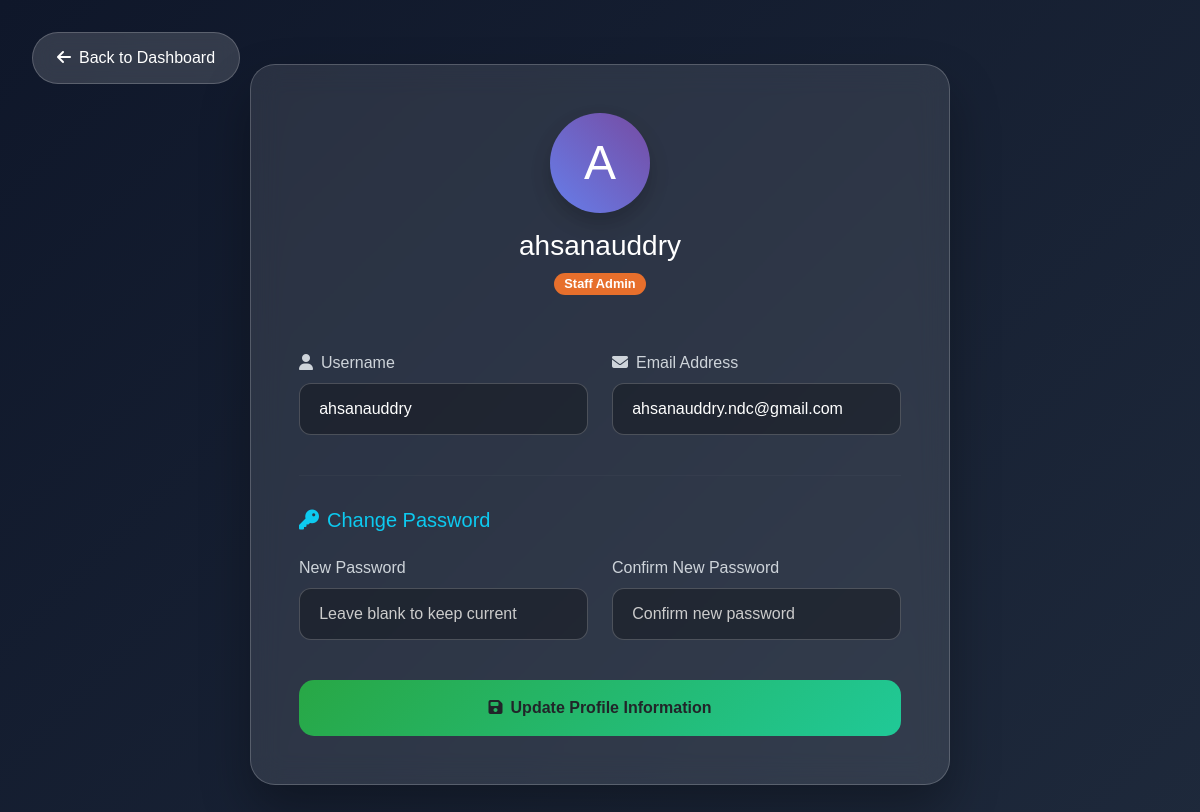
/frontend/profile.php (signed in), run on the app's committed database.
### tables this page shows
CREATE TABLE `adminpanel` (
  `id` int(11) NOT NULL,
  `username` varchar(50) NOT NULL,
  `email` varchar(100) NOT NULL,
  `password` varchar(255) NOT NULL,
  `role` enum('main_admin','admin') DEFAULT 'admin',
  `status` enum('active','inactive') DEFAULT 'active',
  `created_at` timestamp NOT NULL DEFAULT current_timestamp(),
  `updated_at` timestamp NOT NULL DEFAULT current_timestamp() ON UPDATE current_timestamp()
);

### frontend/profile.php (the view, shortened to what this page needs)
<?php
$admin_id = $_SESSION['admin_id'];
$database = new Database();
$conn = $database->createConnection();
$sql = "SELECT * FROM adminpanel WHERE id = :id";
$stmt = $conn->prepare($sql);
$stmt->execute([':id' => $admin_id]);
$admin = $stmt->fetch(PDO::FETCH_ASSOC);
?>
<!DOCTYPE html>
<html lang="en">
<head>
    <link href="css/bootstrap.min.css" rel="stylesheet">
    <link href="css/bootstrap-icons.css" rel="stylesheet">
    <link rel="stylesheet" href="https://cdnjs.cloudflare.com/ajax/libs/font-awesome/6.5.1/css/all.min.css" />
    <link rel="stylesheet" href="AdminCss/Dashboard.css">
</head>
<body style="background: linear-gradient(135deg, #0f172a 0%, #1e293b 100%); min-height: 100vh;">
    <?php
    $dashboardLink = ($admin['role'] === 'main_admin') ? 'super_admin_dashboard.php' : 'admin_dashboard.php';
    ?>
    <a href="<?= $dashboardLink ?>" class="back-btn">
        <i class="fas fa-arrow-left me-2"></i>Back to Dashboard
    </a>
    <div class="profile-container">
        <div class="profile-card">
            <div class="avatar-section">
                <div class="large-avatar">
                    <?= strtoupper(substr($admin['username'], 0, 1)) ?>
                </div>
                <h3><?= htmlspecialchars($admin['username']) ?></h3>
                <p class="badge <?= $admin['role'] === 'main_admin' ? 'bg-danger' : 'bg-primary' ?>">
                    <?= $admin['role'] === 'main_admin' ? 'Main Admin' : 'Staff Admin' ?>
                </p>
            </div>
            <form method="POST" action="profile.php">
                <div class="row">
                    <div class="col-md-6 mb-4">
                        <label><i class="fas fa-user me-2"></i>Username</label>
                        <input type="text" name="username" class="form-control" required
                            value="<?= htmlspecialchars($admin['username']) ?>">
                    </div>
                    <div class="col-md-6 mb-4">
                        <label><i class="fas fa-envelope me-2"></i>Email Address</label>
                        <input type="email" name="email" class="form-control" required
                            value="<?= htmlspecialchars($admin['email']) ?>">
                    </div>
                </div>
                <hr style="border-color: rgba(255,255,255,0.1); margin: 1rem 0 2rem;">
                <h5 class="mb-4 text-info"><i class="fas fa-key me-2"></i>Change Password</h5>
                <div class="row">
                    <div class="col-md-6 mb-4">
                        <label>New Password</label>
                        <input type="password" name="password" class="form-control"
                            placeholder="Leave blank to keep current">
                    </div>
                    <div class="col-md-6 mb-4">
                        <label>Confirm New Password</label>
                        <input type="password" name="confirm_password" class="form-control"
                            placeholder="Confirm new password">
                    </div>
                </div>
                <div class="d-grid mt-3">
                    <button type="submit" class="btn btn-update">
                        <i class="fas fa-save me-2"></i>Update Profile Information
                    </button>
                </div>
            </form>
        </div>
    </div>
</body>
</html>

### frontend/AdminCss/Dashboard.css (style rules this page uses)
:root { --primary-orange: #e76f2c; --primary-yellow: #f3d35c; --dark-blue: #0a1931; --medium-blue: #1a2639; --light-blue: #2d3748; --sidebar-width: 280px; }
* { margin: 0; padding: 0; box-sizing: border-box; }
body { background: linear-gradient( 135deg, var(--dark-blue) 0%, var(--medium-blue) 50%, var(--light-blue) 100% ); color: #fff; font-family: "Outfit", sans-serif; overflow-x: hidden; }
.badge { font-size: 0.8rem; padding: 5px 10px; border-radius: 15px; }
.badge.bg-primary { background: var(--primary-orange) !important; }
.form-control, .form-select { background: rgba(255, 255, 255, 0.1); border: 1px solid rgba(255, 255, 255, 0.2); color: #fff; border-radius: 10px; padding: 12px 15px; transition: all 0.3s ease; }
.form-control::placeholder { color: #ccc; }

### frontend/profile.php (style rules this page uses)
.profile-container { padding: 4rem 2rem; color: white; display: flex; justify-content: center; }
.profile-card { background: rgba(255, 255, 255, 0.1); backdrop-filter: blur(15px); border: 1px solid rgba(255, 255, 255, 0.2); border-radius: 25px; padding: 3rem; max-width: 700px; width: 100%; box-shadow: 0 25px 50px rgba(0, 0, 0, 0.3); }
.form-control { background: rgba(0, 0, 0, 0.3); border: 1px solid rgba(255, 255, 255, 0.2); color: white; padding: 0.8rem 1.2rem; border-radius: 12px; }
.btn-update { background: linear-gradient(135deg, #28a745 0%, #20c997 100%); border: none; padding: 1rem 2rem; border-radius: 15px; font-weight: 600; transition: all 0.3s; }
.back-btn { position: fixed; top: 2rem; left: 2rem; background: rgba(255, 255, 255, 0.15); color: white; padding: 0.8rem 1.5rem; border-radius: 50px; text-decoration: none; backdrop-filter: blur(10px); border: 1px solid rgba(255, 255, 255, 0.2); transition: all 0.3s; }
.avatar-section { text-align: center; margin-bottom: 2.5rem; }
.large-avatar { width: 100px; height: 100px; background: linear-gradient(45deg, #667eea, #764ba2); border-radius: 50%; display: flex; align-items: center; justify-content: center; font-size: 3rem; margin: 0 auto 1rem; box-shadow: 0 10px 20px rgba(0, 0, 0, 0.2); }
label { margin-bottom: 0.5rem; font-weight: 500; color: #ced4da; }

### data on the page
adminpanel: username "A", username "ahsanauddry", email "ahsanauddry.ndc@gmail.com"
